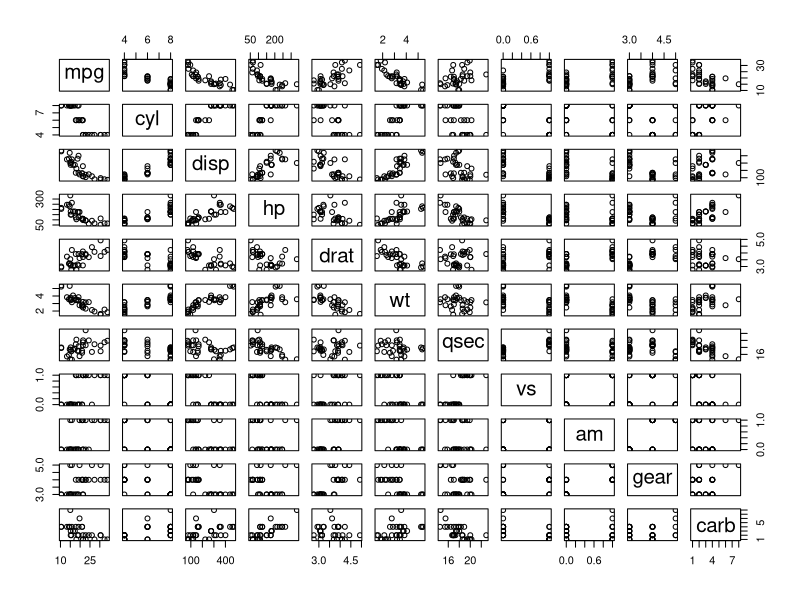
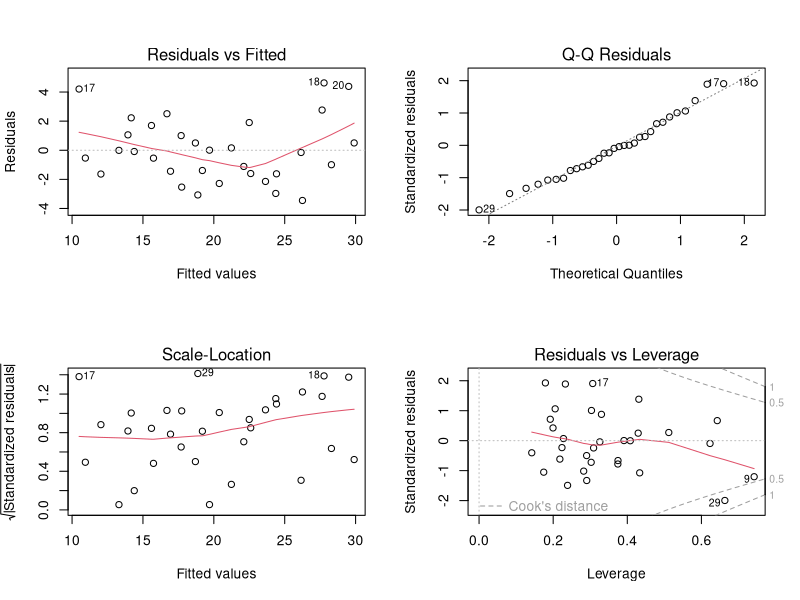
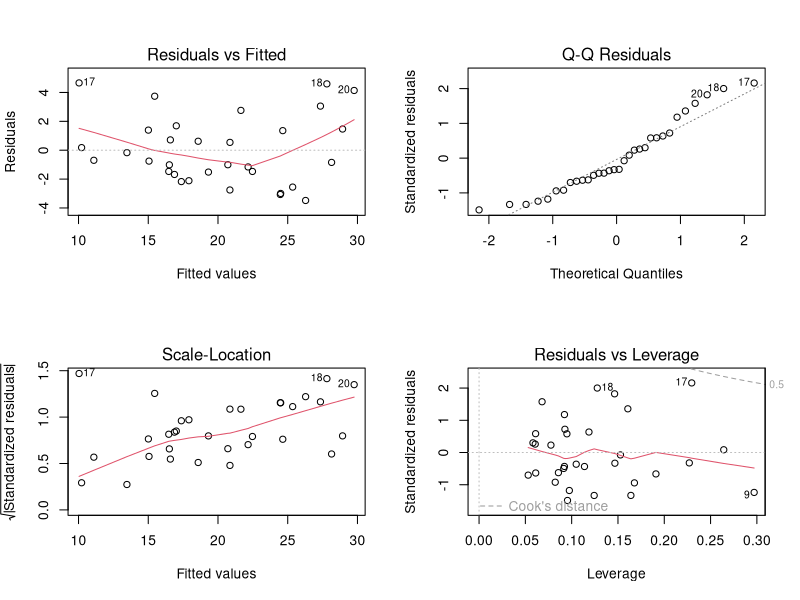
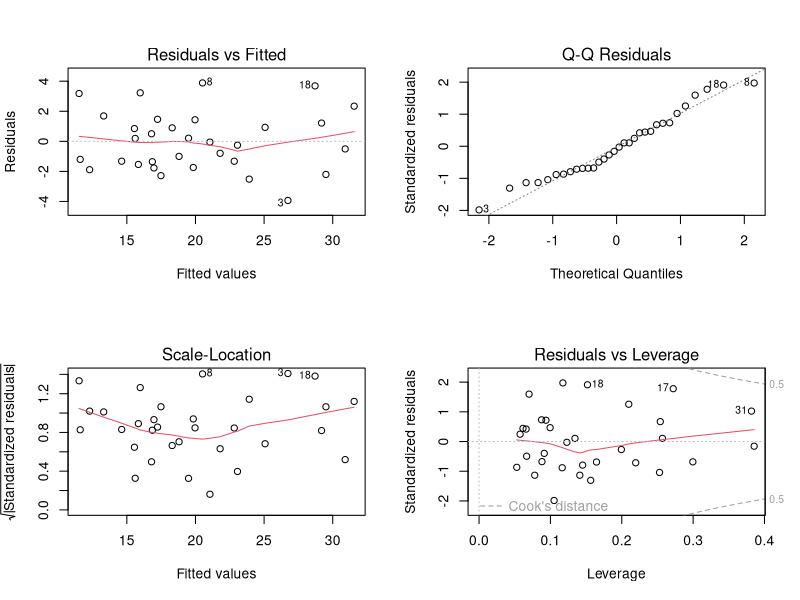

These figures' R source, in order:
## ---- chunk 1
library(data.table)

knitr::opts_chunk$set(echo = TRUE)
mtcars <- data.table(mtcars)
## ---- chunk 2
str(mtcars)
## ---- chunk 3
cor(mtcars$mpg, mtcars[, -1])
## ---- chunk 4
mdlAll <- lm(mpg ~ ., mtcars)
mdlBest <- step(mdlAll, trace = 0)
## ---- chunk 5
anova(mdlBest)
## ---- chunk 6
mdlAM <- lm(mpg ~ factor(am):wt + factor(am):qsec, data = mtcars)
## ---- chunk 7
summary(mtcars[am == 0]) # Transmission = Automatic
summary(mtcars[am == 1]) # Transmission = Manual
pairs(mpg ~ ., data = mtcars)
## ---- chunk 8
par(mfrow = c(2,2))
plot(mdlAll)
summary(mdlAll)
plot(mdlBest)
summary(mdlBest)
## ---- chunk 9
summary(mdlAM)
confint(mdlAM)
par(mfrow = c(2,2))
plot(mdlAM)
